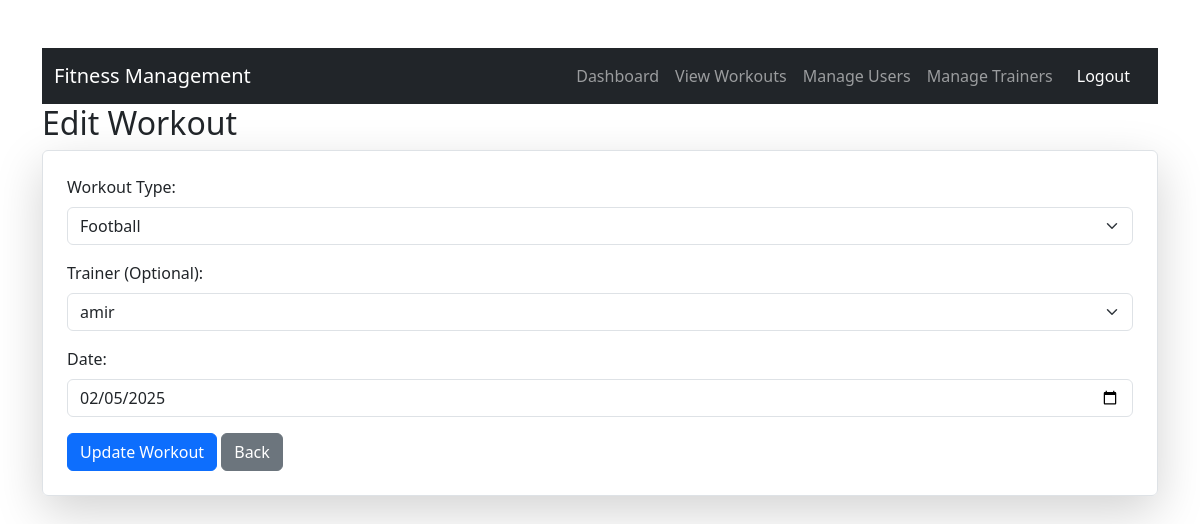
The page /fitness-management/edit_workout.php?id=7 (signed in) on the database its author committed.
### tables this page shows
CREATE TABLE `workouts` (
  `WorkoutID` int(11) NOT NULL,
  `UserID` int(11) DEFAULT NULL,
  `TrainerID` int(11) DEFAULT NULL,
  `WorkoutTypeID` int(11) DEFAULT NULL,
  `Date` date NOT NULL
);

CREATE TABLE `workouttypes` (
  `WorkoutTypeID` int(11) NOT NULL,
  `WorkoutType` varchar(50) NOT NULL
);

CREATE TABLE `trainers` (
  `TrainerID` int(11) NOT NULL,
  `Name` varchar(100) NOT NULL,
  `Specialization` varchar(100) NOT NULL
);

### fitness-management/edit_workout.php (the view, shortened to what this page needs)
<?php
include 'db.php';
$userID = $_SESSION['user_id'];
$userRole = $_SESSION['user_role'];
if (isset($_GET['id'])) {
    $workoutID = $_GET['id'];
    if ($userRole == "Admin") {
        $sql = "SELECT * FROM Workouts WHERE WorkoutID = $workoutID";
    } else {
        $sql = "SELECT * FROM Workouts WHERE WorkoutID = $workoutID AND UserID = $userID";
    }
    $result = $conn->query($sql);
    $workout = $result->fetch_assoc();
}
$workoutTypes = $conn->query("SELECT WorkoutTypeID, WorkoutType FROM WorkoutTypes");
$trainers = $conn->query("SELECT TrainerID, Name FROM Trainers");
?>
<!DOCTYPE html>
<html lang="en">
<head>
    <link href="https://cdn.jsdelivr.net/npm/bootstrap@5.3.0/dist/css/bootstrap.min.css" rel="stylesheet">
</head>
<body class="container mt-5">
    <?php include 'navbar.php'; ?>
    <h2>Edit Workout</h2>
    <form method="post" class="border p-4 shadow-lg rounded">
        <div class="mb-3">
            <label class="form-label">Workout Type:</label>
            <select name="workoutTypeID" class="form-select" required>
                <?php while ($type = $workoutTypes->fetch_assoc()): ?>
                    <option value="<?= $type['WorkoutTypeID'] ?>" <?= ($workout['WorkoutTypeID'] == $type['WorkoutTypeID']) ? 'selected' : '' ?>><?= $type['WorkoutType'] ?></option>
                <?php endwhile; ?>
            </select>
        </div>
        <div class="mb-3">
            <label class="form-label">Trainer (Optional):</label>
            <select name="trainerID" class="form-select">
                <?php while ($trainer = $trainers->fetch_assoc()): ?>
                    <option value="<?= $trainer['TrainerID'] ?>" <?= ($workout['TrainerID'] == $trainer['TrainerID']) ? 'selected' : '' ?>><?= $trainer['Name'] ?></option>
                <?php endwhile; ?>
            </select>
        </div>
        <div class="mb-3">
            <label class="form-label">Date:</label>
            <input type="date" name="date" class="form-control" value="<?= $workout['Date'] ?>" required>
        </div>
        <button type="submit" class="btn btn-primary">Update Workout</button>
        <a href="workouts.php" class="btn btn-secondary">Back</a>
    </form>
</body>
</html>

### rows shown on the page
workouts: workoutTypeID "Football", trainerID "amir", date "02/05/2025"
